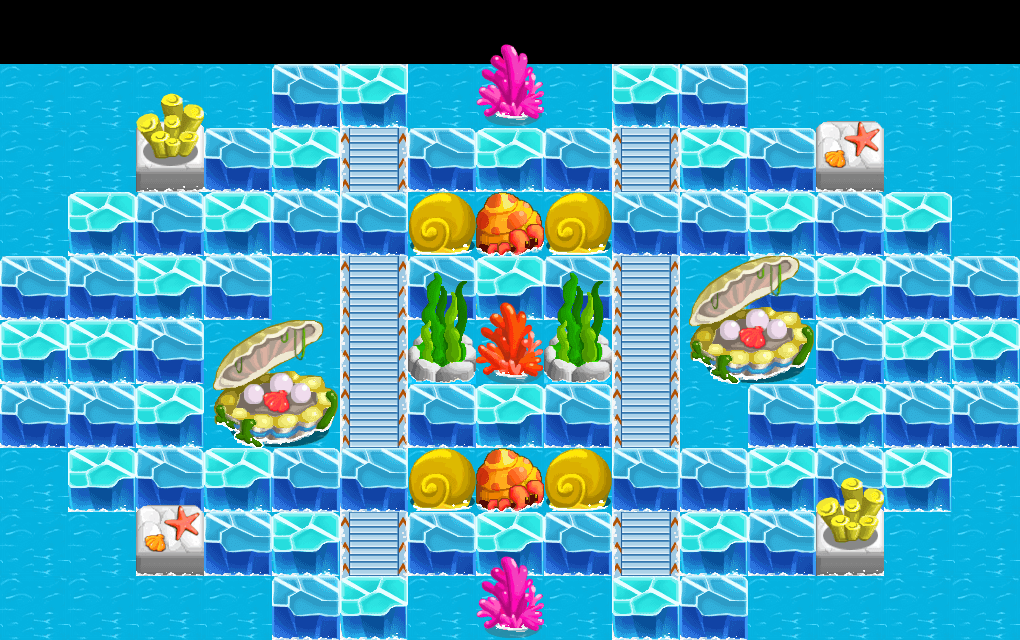

A level layout from a 2D game, rendered from its tile map. Below: a short description, then the map file with tile-grid data replaced by summaries:
An orthogonal 15x10 tile map with 68x64 px tiles, 4 tile layers (bg, item, wall, fg) and 2 objects (player1, player2).

<map version="1.0" orientation="orthogonal" renderorder="right-down" width="15" height="10" tilewidth="68" tileheight="64" nextobjectid="7">
 <tileset firstgid="1" name="ice" tilewidth="68" tileheight="64" tilecount="35" columns="5">
  <image source="ice.png" width="340" height="448" />
  <tile id="3">
   <properties>
    <property name="block" value="1" />
   </properties>
  </tile>
  <tile id="4">
   <properties>
    <property name="block" value="1" />
   </properties>
  </tile>
  <tile id="5">
   <properties>
    <property name="block" value="1" />
   </properties>
  </tile>
  <tile id="6">
   <properties>
    <property name="block" value="1" />
   </properties>
  </tile>
  <tile id="7">
   <properties>
    <property name="block" value="1" />
   </properties>
  </tile>
  <tile id="9">
   <properties>
    <property name="anim" value="2" />
    <property name="dir" value="up" />
   </properties>
  </tile>
  <tile id="10">
   <properties>
    <property name="block" value="1" />
   </properties>
  </tile>
  <tile id="11">
   <properties>
    <property name="block" value="1" />
   </properties>
  </tile>
  <tile id="13">
   <properties>
    <property name="block" value="1" />
   </properties>
  </tile>
  <tile id="14">
   <properties>
    <property name="block" value="1" />
   </properties>
  </tile>
  <tile id="15">
   <properties>
    <property name="block" value="1" />
   </properties>
  </tile>
  <tile id="16">
   <properties>
    <property name="block" value="1" />
   </properties>
  </tile>
  <tile id="17">
   <properties>
    <property name="block" value="1" />
    <property name="move" value="1" />
   </properties>
  </tile>
  <tile id="23">
   <properties>
    <property name="block" value="1" />
   </properties>
  </tile>
  <tile id="24">
   <properties>
    <property name="block" value="1" />
   </properties>
  </tile>
  <tile id="25">
   <properties>
    <property name="block" value="1" />
   </properties>
  </tile>
  <tile id="26">
   <properties>
    <property name="block" value="1" />
   </properties>
  </tile>
  <tile id="30">
   <properties>
    <property name="anim" value="5" />
    <property name="dir" value="up" />
   </properties>
  </tile>
 </tileset>
 <layer name="bg" width="15" height="10">
  <data>[150 cells, 135 non-empty, 3 distinct tile ids]</data>
 </layer>
 <layer name="item" width="15" height="10">
  <data>[150 cells, 75 non-empty, 4 distinct tile ids]</data>
 </layer>
 <layer name="wall" width="15" height="10">
  <data>[150 cells, 13 non-empty, 7 distinct tile ids]</data>
 </layer>
 <layer name="fg" width="15" height="10">
  <data>[150 cells, 13 non-empty, 7 distinct tile ids]</data>
 </layer>
 <objectgroup name="players">
  <object id="3" name="player1" x="920" y="600">
   <properties>
    <property name="playertype" value="npc3" />
   </properties>
  </object>
  <object id="5" name="player2" x="920" y="90">
   <properties>
    <property name="playertype" value="npc3" />
   </properties>
  </object>
 </objectgroup>
</map>
